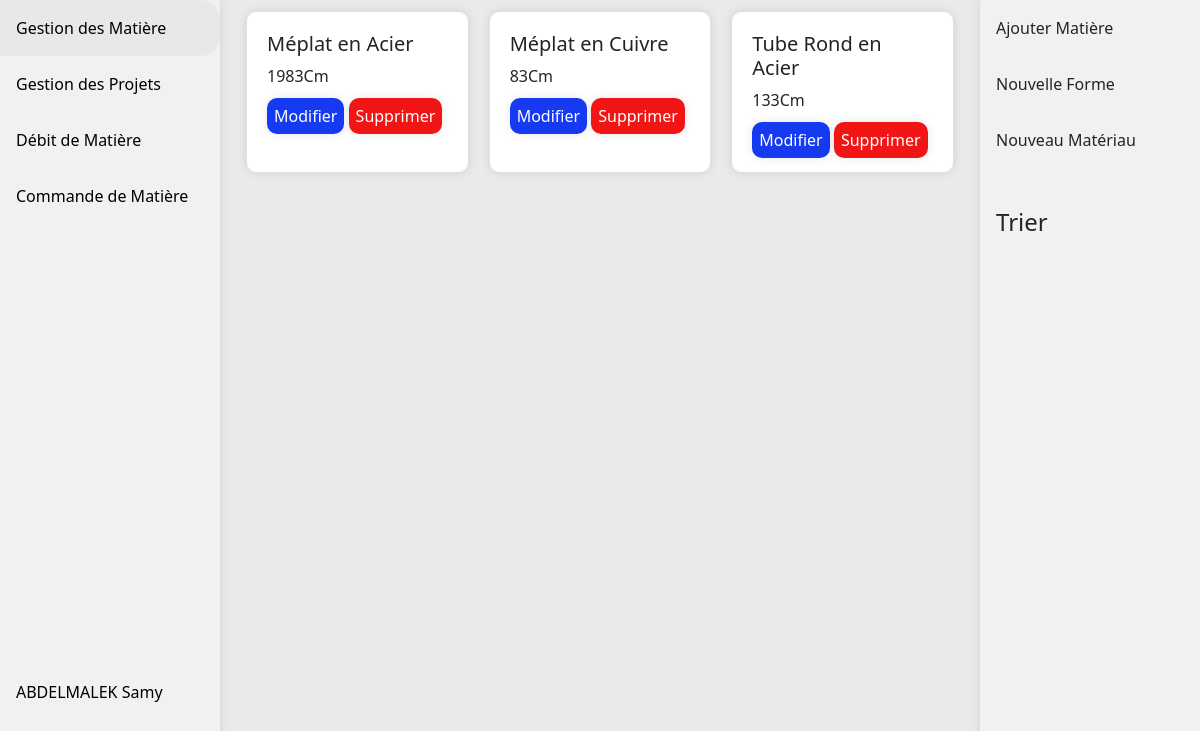
The page /gestionMatiere.php (signed in) on the database its author committed.
### tables this page shows
CREATE TABLE IF NOT EXISTS `matiere` (
  `id_matiere` int NOT NULL AUTO_INCREMENT,
  `ref_materiau` int NOT NULL,
  `ref_forme` int NOT NULL,
  `longueur` int NOT NULL,
  `hauteur` int DEFAULT NULL,
  `epaisseur` int DEFAULT NULL,
  `largeur` int DEFAULT NULL,
  `diametre` int DEFAULT NULL,
  PRIMARY KEY (`id_matiere`),
  KEY `fk_piece_materiau` (`ref_materiau`),
  KEY `fk_piece_forme` (`ref_forme`)
);

CREATE TABLE IF NOT EXISTS `forme` (
  `id_forme` int NOT NULL AUTO_INCREMENT,
  `libelle` varchar(99) NOT NULL,
  `img` varchar(200) NOT NULL,
  `longueur` tinyint(1) NOT NULL,
  `largeur` tinyint(1) NOT NULL,
  `epaisseur` tinyint(1) NOT NULL,
  `diametre` tinyint(1) NOT NULL,
  `hauteur` tinyint(1) NOT NULL,
  PRIMARY KEY (`id_forme`)
);

CREATE TABLE IF NOT EXISTS `materiau` (
  `id_materiau` int NOT NULL AUTO_INCREMENT,
  `libelle` varchar(100) NOT NULL,
  PRIMARY KEY (`id_materiau`)
);

### php/SQLConnexion.php (called while the page is built, shortened)
<?php
class SQLConnexion {
    private $conn;
    public function __construct()
    {
        $servername = "localhost";
        $username = "root";
        $password = "";
        $bddname = "gestionStock";
        try {
            $this->conn = new PDO("mysql:host=$servername;dbname=".$bddname, $username, $password);
            $this->conn->setAttribute(PDO::ATTR_ERRMODE, PDO::ERRMODE_EXCEPTION);
        } catch(PDOException $e) {
        }
    }
    public function conbdd(): PDO {
        return $this->conn;
    }
}

### html/gestionMatiere.php (the view, shortened to what this page needs)
<!DOCTYPE html>
<html lang="en" xmlns="http://www.w3.org/1999/html">
<head>
    <link href="https://cdn.jsdelivr.net/npm/bootstrap@5.1.3/dist/css/bootstrap.min.css" rel="stylesheet">
    <link rel="stylesheet" href="https://use.fontawesome.com/releases/v6.4.2/css/all.css" />
    <link rel="stylesheet" href="https://cdn.datatables.net/1.13.7/css/jquery.dataTables.css" />
    <link rel="stylesheet" href="../css/styles.css"/>
</head>
<body>
<div>
<?php
include '../php/SQLConnexion.php';
$conn = new SQLConnexion();
?>
    <div class="side-bar-big">
        <a class="gestionMatiere" href="gestionMatiere.php">Gestion des Matière</a>
        <a class="gestionProjet" href="gestionProjet.php">Gestion des Projets</a>
        <a class="debitMatiere" href="debitMatiere.php">Débit de Matière</a>
        <a class="commandMatiere" href="commandeMatiere.php">Commande de Matière</a>
        <a class="account" href="#"><?=$_SESSION['nom'] . " " . $_SESSION['prenom']?></a>
    </div>
<div class="side-bar-action">
    <a>Ajouter Matière</a>
    <a>Nouvelle Forme</a>
    <a>Nouveau Matériau</a>
    <br>
    <h4 class="side-bar-title">Trier</h4>
</div>
<div class="content">
<?php
$req = $conn->conbdd()->query("SELECT * FROM matiere");
$res = $req->fetchAll();
foreach ($res as $matiere) {
    ?>
    <div class="case card">
        <h5 class="card-title"><?php
            $requete = $conn->conbdd()->prepare("SELECT libelle FROM materiau WHERE id_materiau = :id");
            $requete->execute(['id' => $matiere['ref_materiau']]);
            $result = $requete->fetch();
            $materiau = $result['libelle'];
            $requete = $conn->conbdd()->prepare("SELECT libelle FROM forme WHERE id_forme = :id");
            $requete->execute(['id' => $matiere['ref_forme']]);
            $result = $requete->fetch();
            $forme = $result['libelle'];
            echo $forme . " en " . $materiau;
            ?></h5>
        <p class="card-text"><?= $matiere['longueur'] . "Cm"?></p>
        <a id="btn-edit" onclick="afficher(<?=$matiere['id_matiere']?>)" class="case-edit">Modifier</a>
        <a id="btn-delete" onclick="afficherSupprimer(<?=$matiere['id_matiere']?>)" class="case-delete">Supprimer</a>
    </div>
<?php
}
?>
    </div>
</div>
</body>
</html>

### css/styles.css (style rules this page uses)
html, body { height: 100%; background-color: #eaeaea; }
.side-bar-title { margin: 16px; }
.side-bar-action { right: 0; margin: 0; padding: 0; width: 220px; background-color: #f1f1f1; position: fixed; height: 100%; overflow: auto; box-shadow: 0 0 10px rgba(0, 0, 0, 0.1); }
.side-bar-action a { display: block; color: black; padding: 16px; text-decoration: none; }
.side-bar-big { margin: 0; padding: 0; width: 220px; background-color: #f1f1f1; position: fixed; height: 100%; overflow: auto; box-shadow: 0 0 10px rgba(0, 0, 0, 0.1); }
.side-bar-big a { display: block; color: black; padding: 16px; text-decoration: none; }
.side-bar-big a.account { display: block; color: black; padding: 16px; text-decoration: none; margin-top: 200%; }
div.content { background-color: #eaeaea; margin-right:220px; margin-left: 220px; padding: 1px 16px; }
.content { display: flex; flex-wrap: wrap; }
.case { margin: 10px; width: calc(33.33% - 20px); background-color: #fff; padding: 20px; border-radius: 10px; box-shadow: 0 0 10px rgba(0, 0, 0, 0.1); display: inline-block; box-sizing: border-box; }
.case-delete { border-top-right-radius: 10px; border-bottom-right-radius: 10px; border-top-left-radius: 10px; border-bottom-left-radius: 10px; color: white; text-decoration: none; background-color: #f11515; padding: 7px; box-shadow: 0 0 10px rgba(0, 0, 0, 0.1); }
.case-edit { border-top-right-radius: 10px; border-bottom-right-radius: 10px; border-top-left-radius: 10px; border-bottom-left-radius: 10px; color: white; text-decoration: none; background-color: #153af1; padding: 7px; box-shadow: 0 0 10px rgba(0, 0, 0, 0.1); }

### rows shown on the page
matiere: ref_forme.libelle "Méplat", ref_materiau.libelle "Acier", longueur "1983"
matiere: ref_forme.libelle "Méplat", ref_materiau.libelle "Cuivre", longueur "83"
matiere: ref_forme.libelle "Tube Rond", ref_materiau.libelle "Acier", longueur "133"

### other values the page prints
$_SESSION['nom'] "ABDELMALEK"
$_SESSION['prenom'] "Samy"
